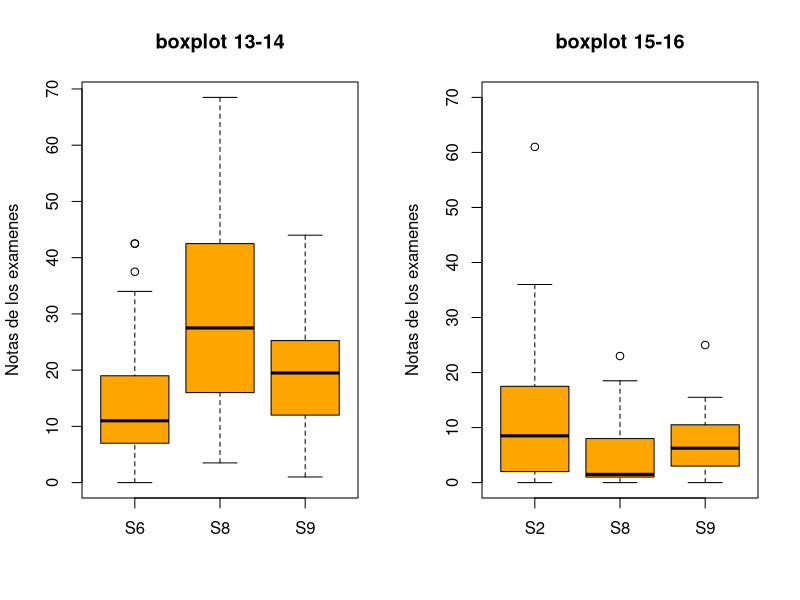
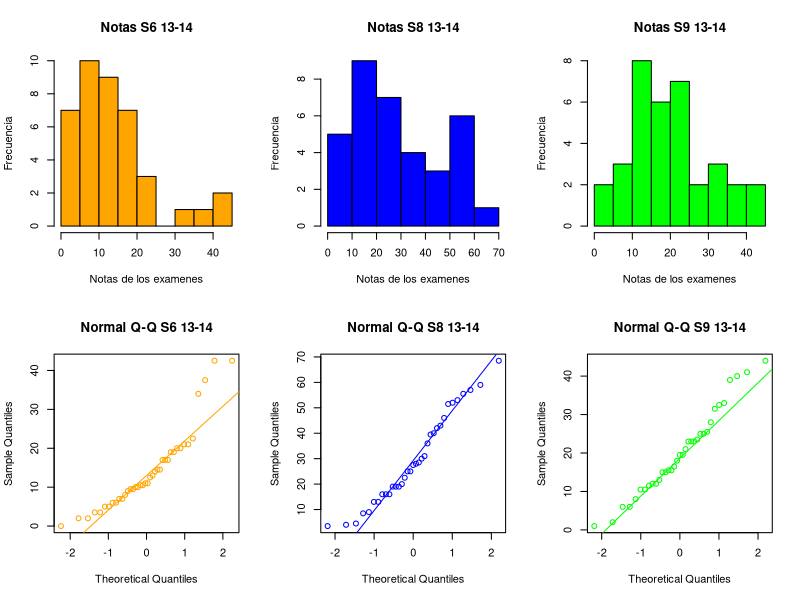
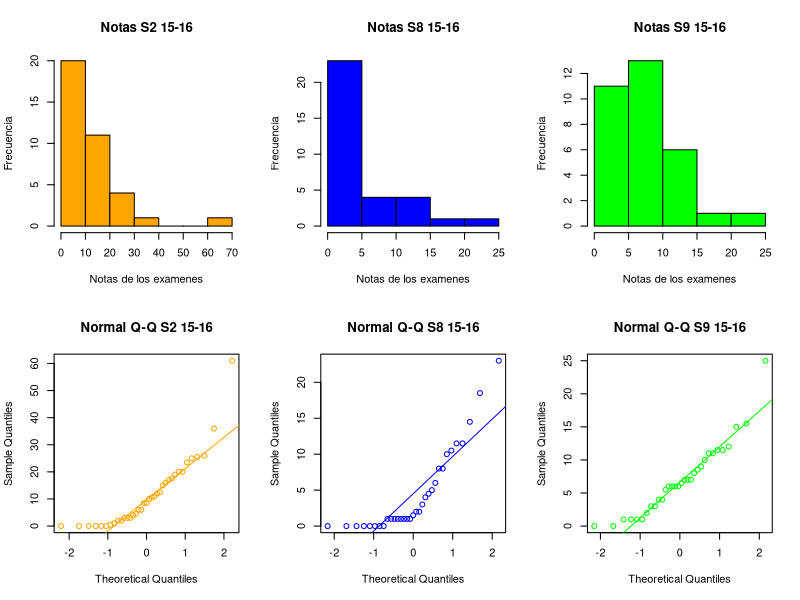

Recreate these plots in R, in order.
##Andres Navarro   11-10688
##Nabil J. Marquez 11-10683
##Laboratorio 3
##Estadistica Intensivo 2016

datos <- read.table("Notas13-14.txt", header=T, fill = T)
datos2 <- read.table("Notas15-16.txt", header=T, fill = T)

#Dibujamos los diagramas de caja
par(mfrow=c(1,2))
boxplot(datos,main="boxplot 13-14",col = "orange",ylab="Notas de los examenes")
boxplot(datos2,main="boxplot 15-16",col = "orange",ylim=range(0:70),ylab="Notas de los examenes")


##### 13-14
# Evaluamos si s6, s8 y s9 13-14 se distribuye normal
par(mfrow=c(2,3))
hist(datos$S6,main="Notas S6 13-14", col="orange",xlab = "Notas de los examenes",ylab = "Frecuencia")
hist(datos$S8,main="Notas S8 13-14", col="blue",xlab = "Notas de los examenes",ylab = "Frecuencia")
hist(datos$S9,main="Notas S9 13-14", col="green",xlab = "Notas de los examenes",ylab = "Frecuencia")
qqnorm(datos$S6,main="Normal Q-Q S6 13-14", col="orange")
qqline(datos$S6, col="orange")
qqnorm(datos$S8,main="Normal Q-Q S8 13-14", col="blue")
qqline(datos$S8, col="blue")
qqnorm(datos$S9,main="Normal Q-Q S9 13-14", col="green")
qqline(datos$S9, col="green")


# Evaluamos si S2, s8 y s9 15-16 se distribuye normal
par(mfrow=c(2,3))
hist(datos2$S2,main="Notas S2 15-16", col="orange",xlab = "Notas de los examenes",ylab = "Frecuencia")
hist(datos2$S8,main="Notas S8 15-16", col="blue",xlab = "Notas de los examenes",ylab = "Frecuencia")
hist(datos2$S9,main="Notas S9 15-16", col="green",xlab = "Notas de los examenes",ylab = "Frecuencia")
qqnorm(datos2$S2,main="Normal Q-Q S2 15-16", col="orange")
qqline(datos2$S2, col="orange")
qqnorm(datos2$S8,main="Normal Q-Q S8 15-16", col="blue")
qqline(datos2$S8, col="blue")
qqnorm(datos2$S9,main="Normal Q-Q S9 15-16", col="green")
qqline(datos2$S9, col="green")


# Intervalos de Confianza
# Funcion que calcula el IDC del 100(1-alfa)% para la media de una muestra x
intervalo.med = function(x,alfa){
  n = length(x)
  z = qnorm(alfa/2,lower.tail = F)
  limS = mean(x) + z*sqrt(var(x)/n) # L???mite superior del IDC
  limI = mean(x) - z*sqrt(var(x)/n) # L???mite inferior del IDC
  return (c(limI,limS,mean(x)))
}

## Para el 13-14 (a1)
# IDC del 97% para S6
IDCs6a1 <- intervalo.med(datos$S6,0.03)
# IDC del 97% para S8
IDCs8a1 <-intervalo.med(datos$S8[1:35],0.03)
# IDC del 97% para S9
IDCs9a1 <-intervalo.med(datos$S9[1:35],0.03)

## Para el 15-16 (a2)
# IDC del 97% para S6
IDCs2a2 <- intervalo.med(datos2$S2,0.03)
# IDC del 97% para S8
IDCs8a2 <-intervalo.med(datos2$S8[1:33],0.03)
# IDC del 97% para S9
IDCs9a2 <-intervalo.med(datos2$S9[1:32],0.03)
